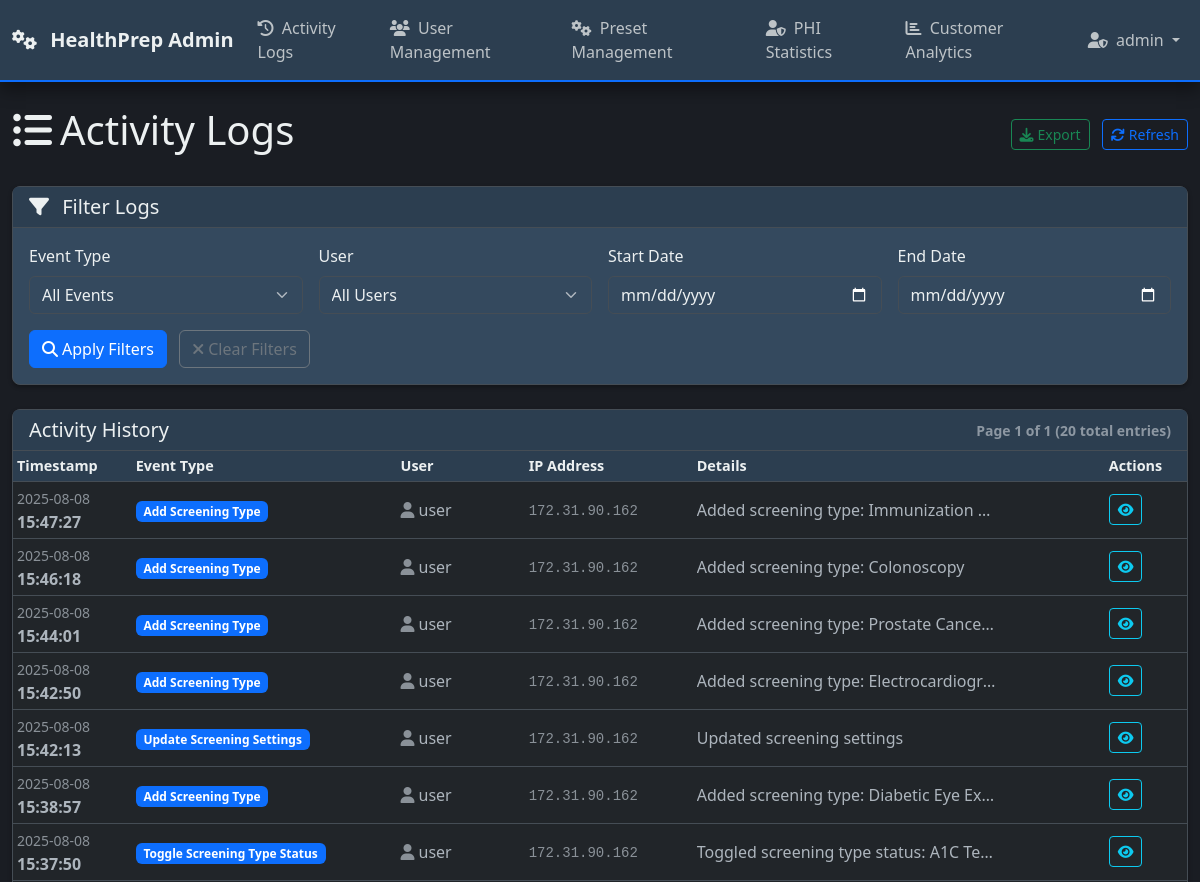
Before: /admin/logs (signed in, upper part) with the older database file.
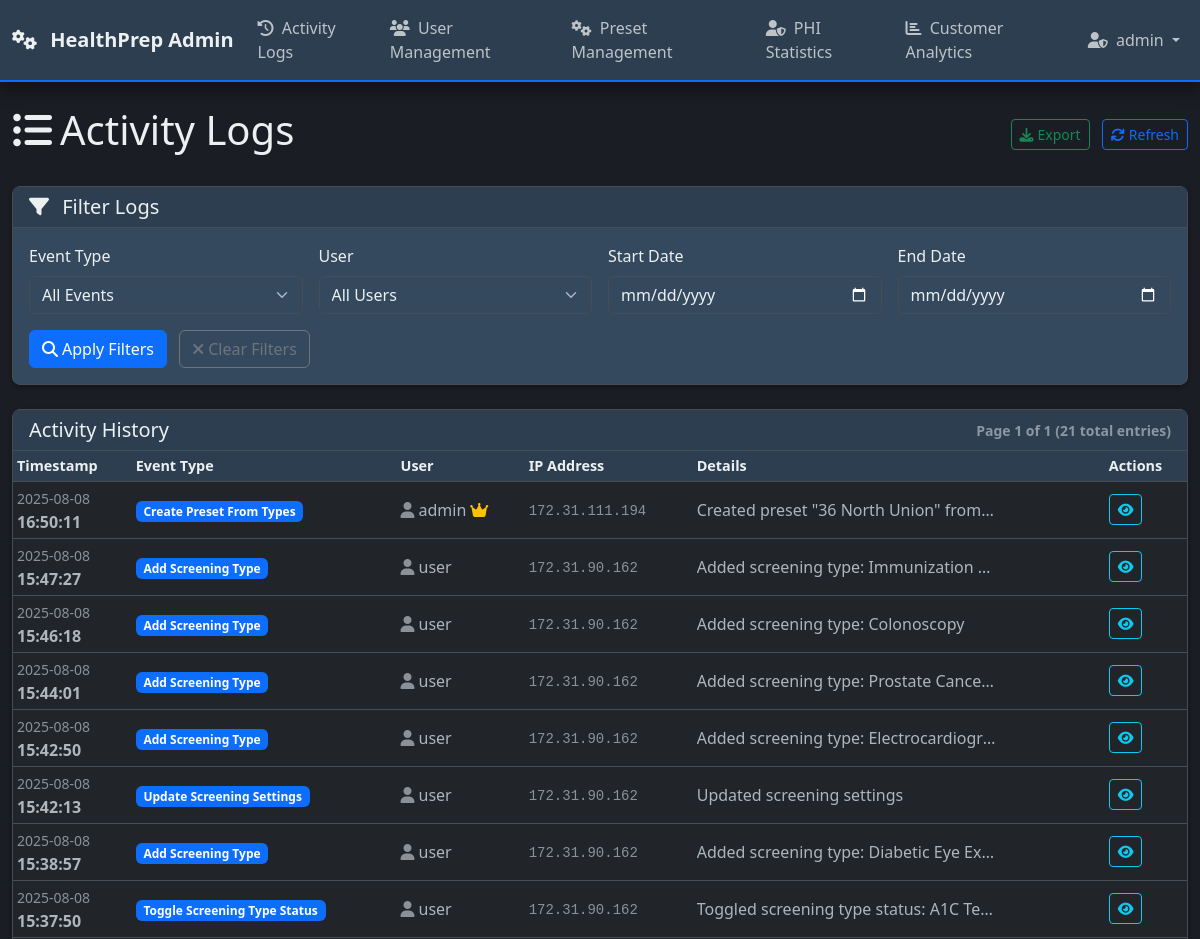
After: the same page with the newer database file.
### models.py (models this page shows, shortened)
class AdminLog(db.Model):
    __tablename__ = 'admin_logs'
    id = db.Column(db.Integer, primary_key=True)
    timestamp = db.Column(db.DateTime, default=datetime.utcnow)
    event_type = db.Column(db.String(50))
    user_id = db.Column(db.Integer, db.ForeignKey('users.id'))
    org_id = db.Column(db.Integer, db.ForeignKey('organizations.id'), nullable=False)  # Organization scope
    ip_address = db.Column(db.String(45))
    patient_id = db.Column(db.Integer, db.ForeignKey('patient.id'))  # Patient accessed (if applicable)
    resource_type = db.Column(db.String(50))  # Type of resource accessed (patient, document, screening)
    resource_id = db.Column(db.Integer)  # ID of specific resource
    action_details = db.Column(db.Text)  # Human-readable action description
    data = db.Column(db.JSON)  # Additional structured data
    session_id = db.Column(db.String(100))  # Session identifier
    user_agent = db.Column(db.Text)  # Browser/client information
    user = db.relationship('User', backref=db.backref('admin_logs', lazy=True))
    organization = db.relationship('Organization', backref=db.backref('admin_logs', lazy=True))
    patient = db.relationship('Patient', backref=db.backref('access_logs', lazy=True))

class User(UserMixin, db.Model):
    __tablename__ = 'users'
    id = db.Column(db.Integer, primary_key=True)
    username = db.Column(db.String(80), nullable=False)  # Unique within organization
    email = db.Column(db.String(120), nullable=False)  # Unique within organization
    password_hash = db.Column(db.String(255), nullable=False)
    role = db.Column(db.String(20), default='nurse', nullable=False)  # 'root_admin', 'admin', 'MA', 'nurse'
    is_admin = db.Column(db.Boolean, default=False, nullable=False)  # Kept for backward compatibility
    is_active_user = db.Column(db.Boolean, default=True, nullable=False)
    is_root_admin = db.Column(db.Boolean, default=False, nullable=False)  # Super admin for managing all organizations
    org_id = db.Column(db.Integer, db.ForeignKey('organizations.id'), nullable=True)  # Nullable for root admins
    epic_user_id = db.Column(db.String(100))  # Epic user ID for mapping
    two_factor_enabled = db.Column(db.Boolean, default=False)
    session_timeout_minutes = db.Column(db.Integer, default=30)
    last_activity = db.Column(db.DateTime, default=datetime.utcnow)
    failed_login_attempts = db.Column(db.Integer, default=0)
    locked_until = db.Column(db.DateTime)
    created_at = db.Column(db.DateTime, default=datetime.utcnow)
    last_login = db.Column(db.DateTime, default=datetime.utcnow)
    created_by = db.Column(db.Integer, db.ForeignKey('users.id'))
    updated_at = db.Column(db.DateTime, default=datetime.utcnow, onupdate=datetime.utcnow)
    __table_args__ = (
        db.UniqueConstraint('username', 'org_id', name='unique_username_per_org'),
        db.UniqueConstraint('email', 'org_id', name='unique_email_per_org'),
    )
    def is_admin_user(self):
        return self.role == 'admin' or self.is_admin or self.is_root_admin
    def update_activity(self):
        self.last_activity = datetime.utcnow()
    @property
    def is_active(self):
        return self.is_active_user

### routes/admin_routes.py (the view)
@admin_bp.route('/logs')
@login_required
@admin_required
def logs():
    try:
        page = request.args.get('page', 1, type=int)
        event_type = request.args.get('event_type', '')
        user_id = request.args.get('user_id', type=int)
        start_date = request.args.get('start_date', '')
        end_date = request.args.get('end_date', '')
        filters = {
            'event_type': event_type,
            'user_id': user_id,
            'start_date': start_date,
            'end_date': end_date
        }
        query = AdminLog.query
        if event_type:
            query = query.filter(AdminLog.event_type == event_type)
        if user_id:
            query = query.filter(AdminLog.user_id == user_id)
        if start_date:
            start_dt = datetime.strptime(start_date, '%Y-%m-%d')
            query = query.filter(AdminLog.timestamp >= start_dt)
        if end_date:
            end_dt = datetime.strptime(end_date, '%Y-%m-%d')
            query = query.filter(AdminLog.timestamp <= end_dt)
        logs_pagination = query.order_by(AdminLog.timestamp.desc()).paginate(
            page=page, per_page=50, error_out=False
        )
        if hasattr(current_user, 'org_id'):
            users = User.query.filter_by(org_id=current_user.org_id).all()
        else:
            users = User.query.all()
        event_types = db.session.query(AdminLog.event_type).distinct().all()
        event_types = [event.event_type for event in event_types if event.event_type]
        return render_template('admin/logs.html',
                             logs=logs_pagination.items,
                             pagination=logs_pagination,
                             users=users,
                             event_types=event_types,
                             filters=filters)
    except Exception as e:
        logger.error(f"Error in admin logs: {str(e)}")
        flash('Error loading admin logs', 'error')
        return render_template('error/500.html'), 500

### app.py (called while the page is built)
def register_template_utilities(app):
    @app.template_filter('datetime')
    def datetime_filter(value, format='%Y-%m-%d %H:%M'):
        if value is None:
            return ""
        return value.strftime(format)
    @app.context_processor
    def inject_cache_timestamp():
        import time
        return dict(cache_timestamp=int(time.time()))
    @app.context_processor
    def inject_csrf_token():
        from flask_wtf.csrf import generate_csrf
        return dict(csrf_token=lambda: generate_csrf())

### routes/admin_routes.py (called while the page is built)
def admin_required(f):
    @functools.wraps(f)
    def decorated_function(*args, **kwargs):
        if not current_user.is_authenticated or not current_user.is_admin_user():
            flash('Admin access required', 'error')
            return redirect(url_for('main.index'))
        return f(*args, **kwargs)
    return decorated_function

### templates/admin/logs.html (shortened to what the changed rows need)
{% extends 'base_admin.html' %}
{% block extra_css %}
<link rel="stylesheet" href="https://cdn.datatables.net/1.13.4/css/dataTables.bootstrap5.min.css">
<link rel="stylesheet" href="https://cdn.datatables.net/buttons/2.3.6/css/buttons.bootstrap5.min.css">
{% endblock %}
{% block content %}
<div class="d-flex justify-content-between align-items-center mb-4">
    <h1><i class="fas fa-list-ul me-2"></i>Activity Logs</h1>
</div>
<div class="card">
    <div class="card-header d-flex justify-content-between align-items-center">
        <h5 class="mb-0">Activity History</h5>
        <small class="text-muted">
            {% if pagination %}
            Page {{ pagination.page }} of {{ pagination.pages }}
            ({{ pagination.total }} total entries)
            {% else %}
            {{ logs|length }} entries
            {% endif %}
        </small>
    </div>
    <div class="card-body p-0">
        {% if logs %}
            <div class="table-responsive">
                <table id="logsTable" class="table table-hover table-sm">
                    <thead>
                        <tr>
                            <th>Timestamp</th>
                            <th>Event Type</th>
                            <th>User</th>
                            <th>IP Address</th>
                            <th>Details</th>
                            <th>Actions</th>
                        </tr>
                    </thead>
                    <tbody>
                        {% for log in logs %}
                        <tr>
                            <td>
                                <div class="text-nowrap">
                                    <small class="text-muted">{{ log.timestamp.strftime('%Y-%m-%d') }}</small><br>
                                    <strong>{{ log.timestamp.strftime('%H:%M:%S') }}</strong>
                                </div>
                            </td>
                            <td>
                                <span class="badge bg-primary">
                                    {{ log.event_type.replace('_', ' ').title() if log.event_type else 'Unknown' }}
                                </span>
                            </td>
                            <td>
                                {% if log.user %}
                                    <div class="d-flex align-items-center">
                                        <i class="fas fa-user me-1 text-muted"></i>
                                        {{ log.user.username }}
                                        {% if log.user.is_admin %}
                                            <i class="fas fa-crown text-warning ms-1" title="Admin"></i>
                                        {% endif %}
                                    </div>
                                {% else %}
                                    <span class="text-muted">System</span>
                                {% endif %}
                            </td>
                            <td>
                                <small class="text-muted font-monospace">{{ log.ip_address or 'N/A' }}</small>
                            </td>
                            <td>
                                {% if log.data %}
                                    <div class="text-truncate" style="max-width: 300px;"
                                         title="{{ log.data.get('description', '') if log.data and log.data.get('description') else (log.data | tojsonpretty if log.data else 'No details') }}">
                                        {{ log.data.get('description', 'View details') if log.data and log.data.get else 'View details' }}
                                    </div>
                                {% else %}
                                    <span class="text-muted">No details</span>
                                {% endif %}
                            </td>
                            <td>
                                <a href="{{ url_for('admin.view_log_details', log_id=log.id) }}"
                                   class="btn btn-outline-info btn-sm"
                                   title="View detailed information about this log entry">
                                    <i class="fas fa-eye"></i>
                                </a>
                            </td>
                        </tr>
                        {% endfor %}
                    </tbody>
                </table>
            </div>
        {% endif %}
    </div>
</div>
{% endblock %}

Changed rows visible on the page:
added AdminLog: timestamp "2025-08-08", timestamp "16:50:11", event_type.replace "Create Preset From Types", user.username "admin", ip_address "172.31.111.194", data "Created preset \"36 North Union\" from…"
Other visible differences:
{{ pagination.total }}: "20" → "21"
